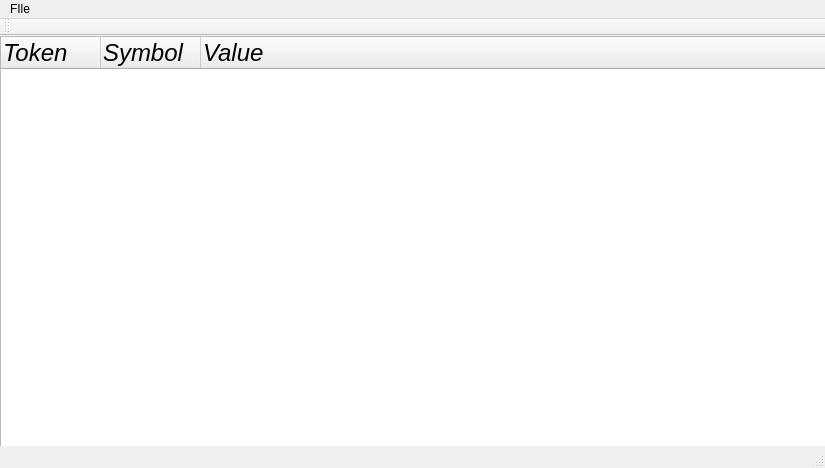
<?xml version="1.0" encoding="UTF-8"?>
<ui version="4.0">
 <class>MainWindow</class>
 <widget class="QMainWindow" name="MainWindow">
  <property name="geometry">
   <rect>
    <x>0</x>
    <y>0</y>
    <width>825</width>
    <height>468</height>
   </rect>
  </property>
  <property name="windowTitle">
   <string>MainWindow</string>
  </property>
  <widget class="QWidget" name="centralWidget">
   <widget class="QTreeWidget" name="testtree">
    <property name="geometry">
     <rect>
      <x>0</x>
      <y>0</y>
      <width>831</width>
      <height>411</height>
     </rect>
    </property>
    <attribute name="headerMinimumSectionSize">
     <number>25</number>
    </attribute>
    <column>
     <property name="text">
      <string>Token</string>
     </property>
     <property name="font">
      <font>
       <pointsize>18</pointsize>
       <italic>true</italic>
      </font>
     </property>
    </column>
    <column>
     <property name="text">
      <string>Symbol</string>
     </property>
     <property name="font">
      <font>
       <pointsize>18</pointsize>
       <italic>true</italic>
      </font>
     </property>
    </column>
    <column>
     <property name="text">
      <string>Value</string>
     </property>
     <property name="font">
      <font>
       <pointsize>18</pointsize>
       <italic>true</italic>
      </font>
     </property>
    </column>
   </widget>
  </widget>
  <widget class="QMenuBar" name="menuBar">
   <property name="geometry">
    <rect>
     <x>0</x>
     <y>0</y>
     <width>825</width>
     <height>22</height>
    </rect>
   </property>
   <widget class="QMenu" name="menuFIle">
    <property name="title">
     <string>FIle</string>
    </property>
    <addaction name="actionopen_file"/>
   </widget>
   <addaction name="menuFIle"/>
  </widget>
  <widget class="QToolBar" name="mainToolBar">
   <attribute name="toolBarArea">
    <enum>TopToolBarArea</enum>
   </attribute>
   <attribute name="toolBarBreak">
    <bool>false</bool>
   </attribute>
  </widget>
  <widget class="QStatusBar" name="statusBar"/>
  <action name="actionopen_file">
   <property name="text">
    <string>open file</string>
   </property>
   <property name="shortcut">
    <string>Ctrl+O</string>
   </property>
  </action>
 </widget>
 <layoutdefault spacing="6" margin="11"/>
 <resources/>
 <connections/>
</ui>
